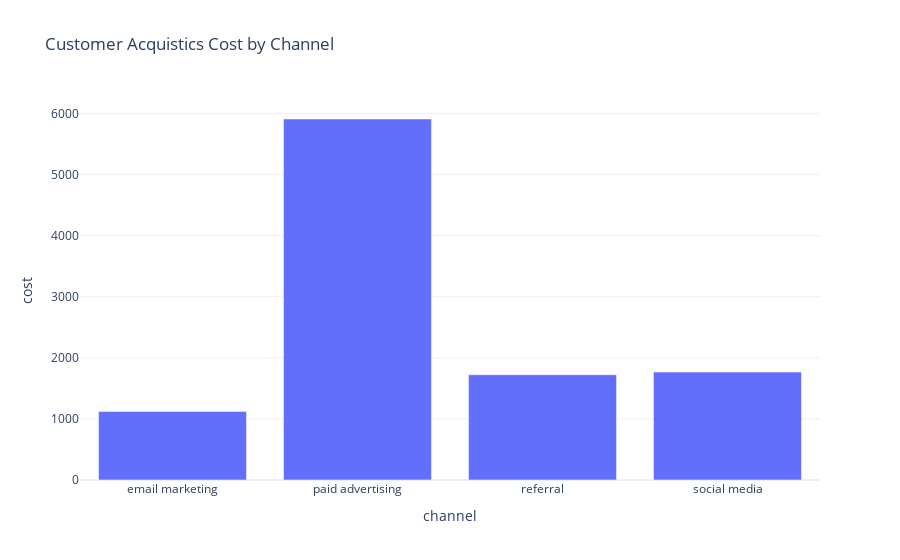

This figure's notebook cell:
### Code cell
fig_channel=px.bar(cost_channel,
                  x="channel",
                  y="cost",
                  title="Customer Acquistics Cost by Channel")
fig_channel.show()

### Figure 1 — Plotly figure (JSON) as saved in the notebook; plotly's stock layout.template omitted (floating-point values rounded to 4 significant figures)
{"data": [{"alignmentgroup": "True", "hovertemplate": "channel=%{x}<br>cost=%{y}<extra></extra>", "legendgroup": "", "marker": {"color": "#636efa", "pattern": {"shape": ""}}, "name": "", "offsetgroup": "", "orientation": "v", "showlegend": false, "textposition": "auto", "type": "bar", "x": ["email marketing", "paid advertising", "referral", "social media"], "xaxis": "x", "y": [1123.0, 5907.0, 1722.0, 1766.0], "yaxis": "y"}], "layout": {"autosize": true, "barmode": "relative", "legend": {"tracegroupgap": 0}, "title": {"text": "Customer Acquistics Cost by Channel"}, "xaxis": {"anchor": "y", "autorange": true, "domain": [0, 1], "range": [-0.5, 3.5], "title": {"text": "channel"}, "type": "category"}, "yaxis": {"anchor": "x", "autorange": true, "domain": [0, 1], "range": [0, 6218.0], "title": {"text": "cost"}, "type": "linear"}}}
